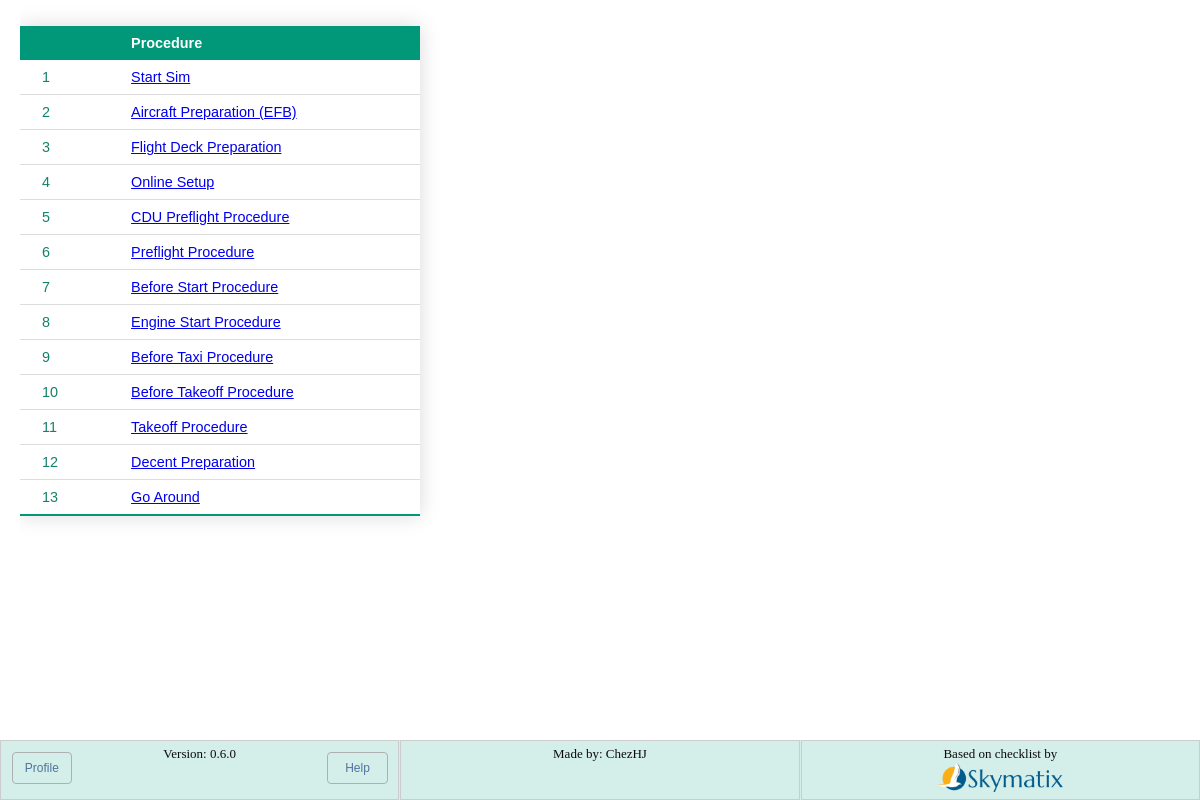
/procedures/, run on an earlier commit of the app's database.
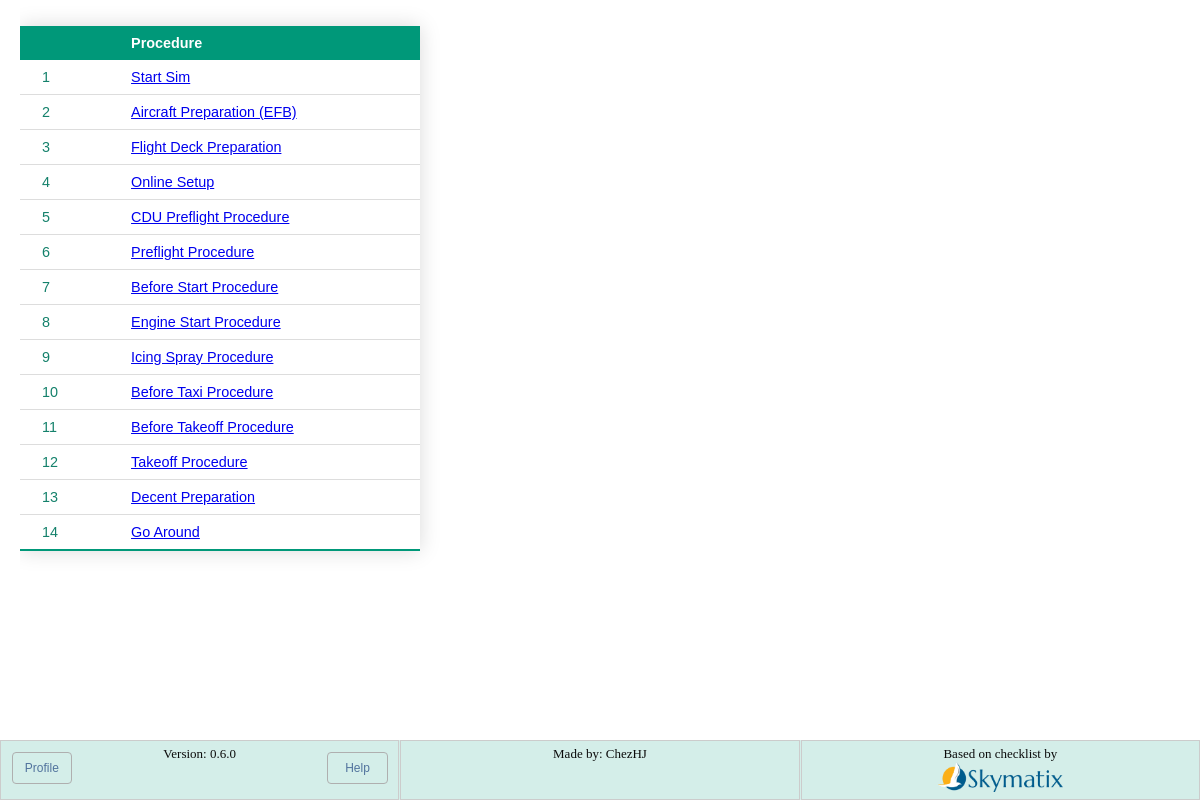
And on a later commit of the database.
### checklist/models.py (models this page shows, shortened)
class Procedure(models.Model):
    title = models.CharField(max_length=40)
    step = models.PositiveIntegerField()
    slug = models.SlugField(unique=True)
    def get_absolute_url(self):
        return reverse("checklist:detail", kwargs={"slug": self.slug})

### checklist/views.py (the view)
# urls.py: path("procedures/", views.IndexView.as_view(), name="index"),
class IndexView(generic.ListView):
    template_name = "checklist/index.html"
    context_object_name = "procedure_list"
    def get_queryset(self):
        return Procedure.objects.order_by("step")

### checklist/templatetags/environment_tags.py (called while the page is built)
@register.filter
def setting(key):
    return getattr(conf_settings, key, None)

### checklist/templates/checklist/index.html (shortened to what this page needs)
{% extends 'checklist/base.html' %}
{% block content %}
{% if procedure_list %}
<table id="Table1" class="styled-table">
    <thead>
        <tr>
            <th>&nbsp;</th>
            <th>Procedure</th>
        </tr>
    </thead>
    <tbody>
        {% for proc in procedure_list %}
            <tr><td>{{ forloop.counter }}</td><td><a href="{{ proc.get_absolute_url }} "</a>{{ proc.title }}</td></tr>
    {% endfor %}
    </tbody>
</table>
{% else %}
    <p>No items are available.</p>
{% endif %}
{% endblock %}

What changed in the data, as far as the page shows it:
added Procedure: title "Icing Spray Procedure"
